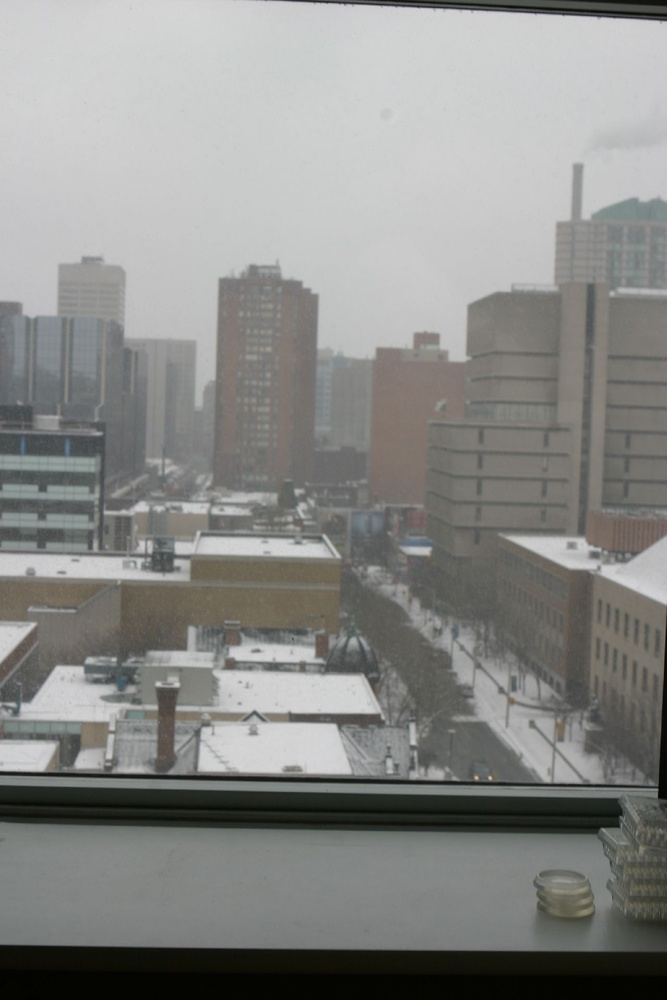
#> input picture A1/test_images/large/window.jpg, 667 x 1000 px, shrunk from 1280 x 1920 before the run, found by its file name
$ python week1_2.py
#> lines starting #> are read from the running program, lines starting #| are printed output that depends on the picture
import numpy as np
import cv2

def imshow(img):
    cv2.imshow("windows name", img)
    cv2.waitKey(0)

# Read an image using imread
img = cv2.imread("window.jpg")
#> img is the input picture: shape (1000, 667, 3); mean B, G, R 134.7, 137.2, 136.7
# Show an image
imshow(img)
print(img.shape)
#| (1000, 667, 3)
# we can get some subarea of the image
imshow(img[100:200, 100:200, :])
imshow(img[100:200, 100:200, :])
# we can also change the intensity of some area on the image
img[100:150, 50:100, :] = np.zeros([50, 50, 3])
imshow(img)
# or make the area white
img[100:150, 50:100, :] = 255
imshow(img)
# or red
img[100:150, 50:100, 0] = 0 # the 0 before "]" stands for blue channel
img[100:150, 50:100, 1] = 0 # the 1 before "]" stands for green channel, and 2 stands for red channel
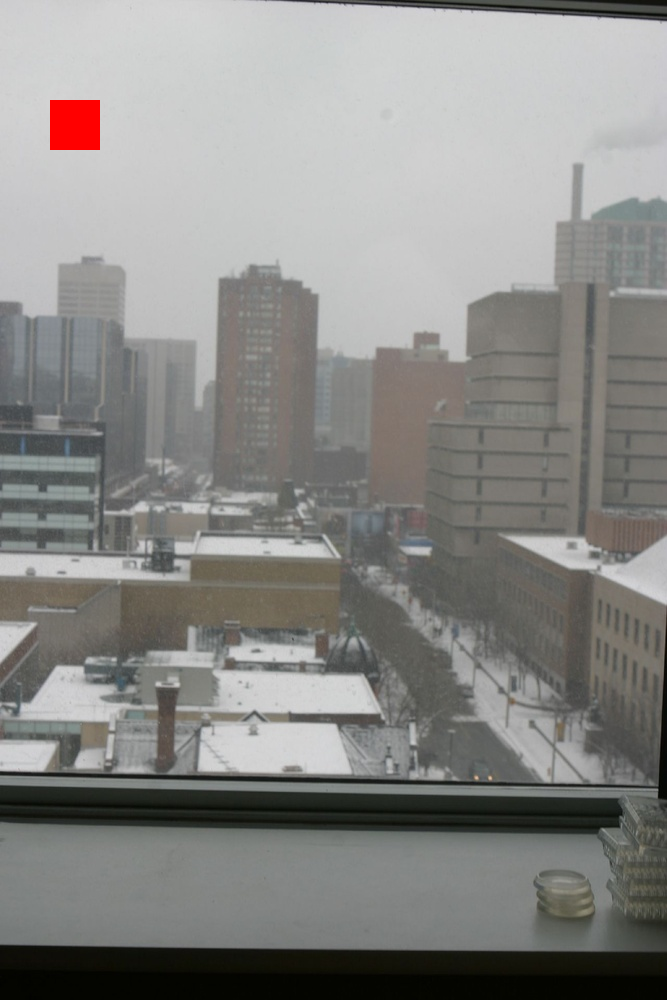
#> img: shape (1000, 667, 3); mean B, G, R 133.9, 136.4, 136.9
# Note that the color channels are in order blue, green and red, although we generally use RGB (red, green, blue)
imshow(img)

# Read an image in greyscale using imread
img = cv2.imread("window.jpg", cv2.IMREAD_GRAYSCALE)
#> img: shape (1000, 667); min 1, max 215, mean 136.7
print(img.dtype) # uint8, which means "unsigned integer 8 bits", so each value must between 0 and 255
#| uint8
imshow(img)
print(img.shape) # 2 dimentional since color dimension is removed

# imread function will read an image in to an array, so we can do array operation on the image
# flip the image upside-down
img_flipped = img[::-1, :]
imshow(img_flipped)
# make the image brighter
img_brighter = img + 100  # will overflow since the max possible intensity for a pixel is 255
imshow(img_brighter)
img_brighter_2 = img + (255 - img) / 2  # will make the image brighter, but with lower contrast
imshow(img_brighter_2)

img_darker = img.astype(np.uint16) # changing the value type will make the image much darker
imshow(img_darker)

img = cv2.imread("window.png") # Note that this is a colored image
# We can draw a rectangle on the image
img_rectangle = img.copy()
# (50, 50) is the top left corner, (100, 200) is the lower right corner,
# (255, 0, 0) is the color (and brightness), 5 is the thickness of the sides
cv2.rectangle(img_rectangle, (50, 50), (100, 200), (255, 0, 0), 5)
imshow(img_rectangle)

# Or a line
img_line = img.copy()
# (50, 50) and (100, 200) are the two end points of the line segment, (255, 0, 0) is the color, 5 is the thickness
cv2.line(img_line, (50, 50), (100, 200), (255, 0, 0), 5)
imshow(img_line)

# Or a circle
img_circle = np.zeros([300, 300], dtype=np.uint8) # create a black image of size 300*300, note that we don't have color channel, so this is a grayscale image
imshow(img_circle)
# (150, 120) is the center of the circle, 50 is the radius, 150 is the brightness, and -1 stands for making the circle a solid one
cv2.circle(img_circle, (150, 120), 50, 150, -1)
imshow(img_circle)
# similar as before, but the last parameter 10 is the thickness
cv2.circle(img_circle, (150, 120), 100, 255, 10)
imshow(img_circle)

# create a new image file on the computer, file name is circle, type is jpg, and the image content is from matrix circle
cv2.imwrite("circle.jpg", img_circle)

$ run again, with A1/test_images/large/flowers-compA.jpg copied over A1/test_images/large/window.jpg
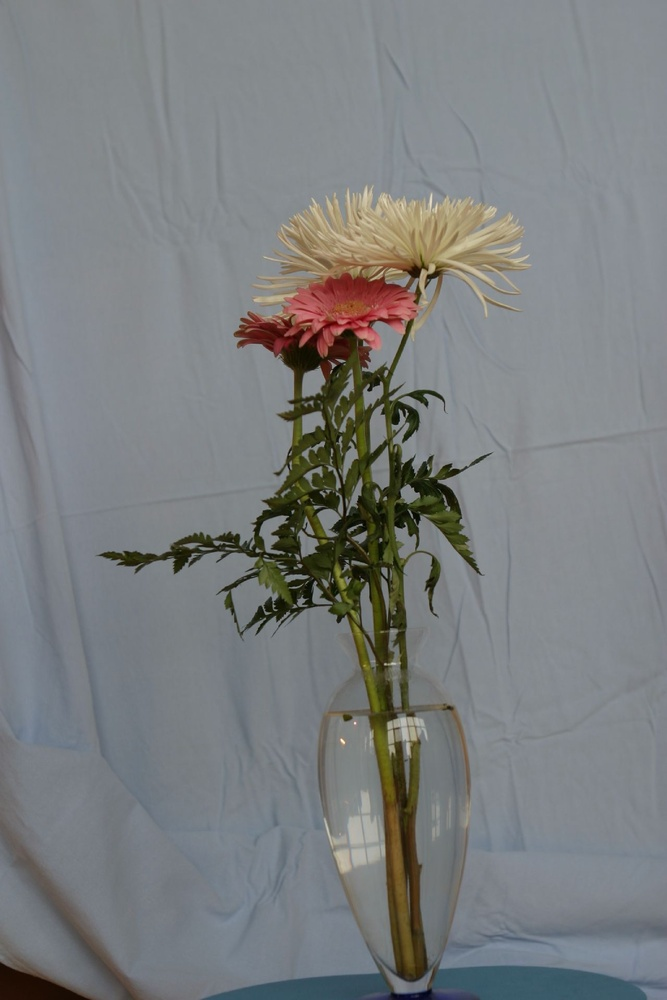
#> input picture A1/test_images/large/flowers-compA.jpg, 667 x 1000 px, shrunk from 1280 x 1920 before the run, found by its file name
#> img is the input picture: shape (1000, 667, 3); mean B, G, R 127.4, 126.2, 123.1
#| (1000, 667, 3)
#> in imshow (call 2), `cv2.imshow("windows name", img)`:
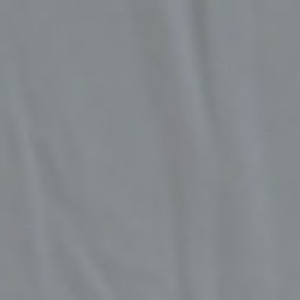
#> window 'windows name': shape (100, 100, 3) (shown 3 times larger); mean B, G, R 140.9, 137.6, 132.7
#> `img = cv2.imread("window.jpg", cv2.IMREAD_GRAYSCALE)`:
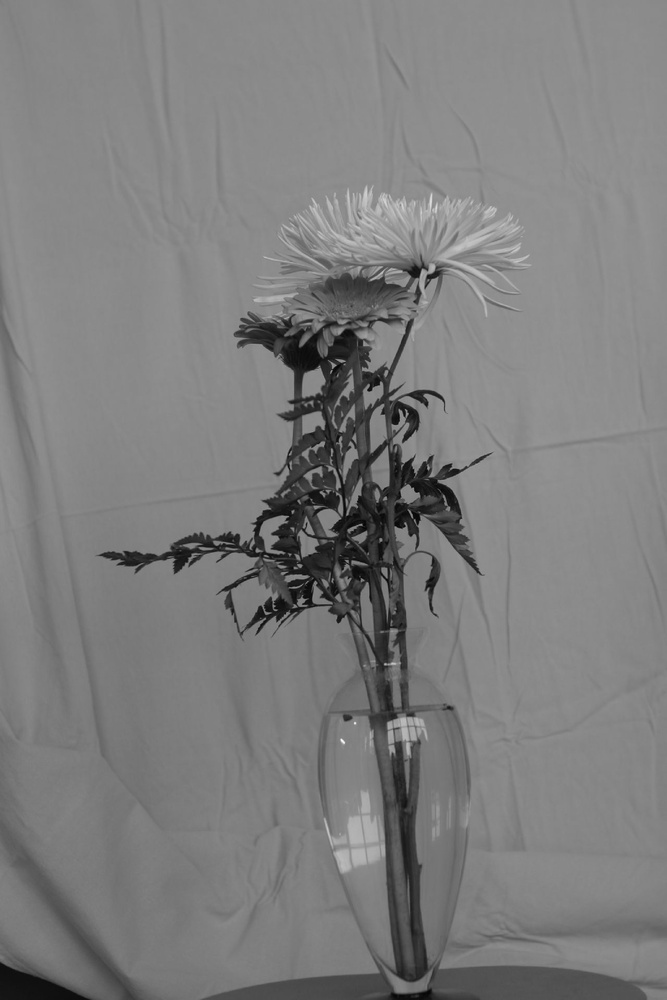
#> img: shape (1000, 667); min 4, max 247, mean 125.4
#| uint8
